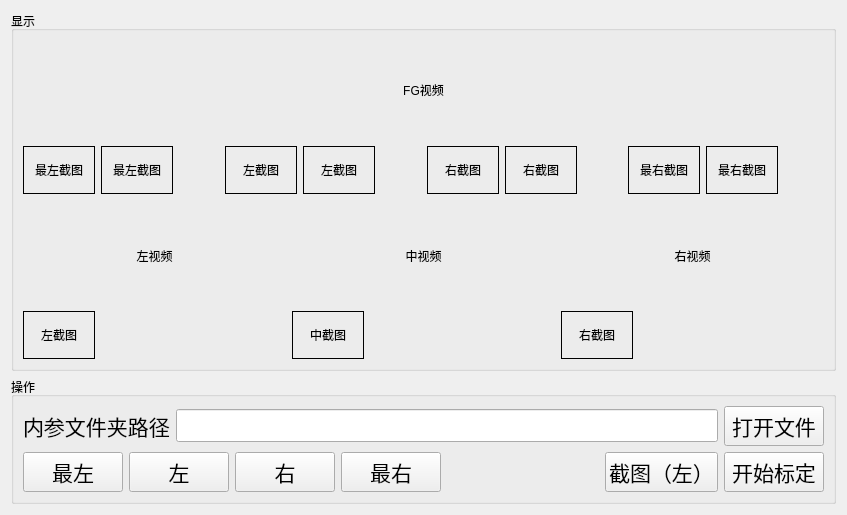
<?xml version="1.0" encoding="UTF-8"?>
<ui version="4.0">
 <class>TabInternalCalibration</class>
 <widget class="QWidget" name="TabInternalCalibration">
  <property name="geometry">
   <rect>
    <x>0</x>
    <y>0</y>
    <width>847</width>
    <height>515</height>
   </rect>
  </property>
  <property name="maximumSize">
   <size>
    <width>1920</width>
    <height>1048</height>
   </size>
  </property>
  <property name="windowTitle">
   <string>内参标定Tab</string>
  </property>
  <layout class="QVBoxLayout" name="verticalLayout_4" stretch="1,0">
   <item>
    <widget class="QGroupBox" name="groupBox_3">
     <property name="title">
      <string>显示</string>
     </property>
     <layout class="QVBoxLayout" name="verticalLayout_7" stretch="0,0,0">
      <item>
       <layout class="QHBoxLayout" name="horizontalLayout_fg">
        <item>
         <layout class="QVBoxLayout" name="verticalLayout_1" stretch="1,0">
          <property name="bottomMargin">
           <number>0</number>
          </property>
          <item>
           <widget class="QLabel" name="label_video_fg">
            <property name="maximumSize">
             <size>
              <width>16777215</width>
              <height>640</height>
             </size>
            </property>
            <property name="text">
             <string>FG视频</string>
            </property>
            <property name="alignment">
             <set>Qt::AlignCenter</set>
            </property>
           </widget>
          </item>
          <item>
           <layout class="QHBoxLayout" name="horizontalLayout_middle_2">
            <item>
             <widget class="QLabel" name="label_img_middle_left_fg_2">
              <property name="minimumSize">
               <size>
                <width>72</width>
                <height>48</height>
               </size>
              </property>
              <property name="frameShape">
               <enum>QFrame::Box</enum>
              </property>
              <property name="text">
               <string>最左截图</string>
              </property>
              <property name="alignment">
               <set>Qt::AlignCenter</set>
              </property>
             </widget>
            </item>
            <item>
             <widget class="QLabel" name="label_img_middle_left_fg_1">
              <property name="minimumSize">
               <size>
                <width>72</width>
                <height>48</height>
               </size>
              </property>
              <property name="frameShape">
               <enum>QFrame::Box</enum>
              </property>
              <property name="text">
               <string>最左截图</string>
              </property>
              <property name="alignment">
               <set>Qt::AlignCenter</set>
              </property>
             </widget>
            </item>
            <item>
             <spacer name="horizontalSpacer_fg_2">
              <property name="orientation">
               <enum>Qt::Horizontal</enum>
              </property>
              <property name="sizeHint" stdset="0">
               <size>
                <width>40</width>
                <height>20</height>
               </size>
              </property>
             </spacer>
            </item>
            <item>
             <widget class="QLabel" name="label_img_left_fg_1">
              <property name="minimumSize">
               <size>
                <width>72</width>
                <height>48</height>
               </size>
              </property>
              <property name="frameShape">
               <enum>QFrame::Box</enum>
              </property>
              <property name="text">
               <string>左截图</string>
              </property>
              <property name="alignment">
               <set>Qt::AlignCenter</set>
              </property>
             </widget>
            </item>
            <item>
             <widget class="QLabel" name="label_img_left_fg_2">
              <property name="minimumSize">
               <size>
                <width>72</width>
                <height>48</height>
               </size>
              </property>
              <property name="frameShape">
               <enum>QFrame::Box</enum>
              </property>
              <property name="text">
               <string>左截图</string>
              </property>
              <property name="alignment">
               <set>Qt::AlignCenter</set>
              </property>
             </widget>
            </item>
            <item>
             <spacer name="horizontalSpacer_fg_1">
              <property name="orientation">
               <enum>Qt::Horizontal</enum>
              </property>
              <property name="sizeHint" stdset="0">
               <size>
                <width>40</width>
                <height>20</height>
               </size>
              </property>
             </spacer>
            </item>
            <item>
             <widget class="QLabel" name="label_img_right_fg_1">
              <property name="minimumSize">
               <size>
                <width>72</width>
                <height>48</height>
               </size>
              </property>
              <property name="frameShape">
               <enum>QFrame::Box</enum>
              </property>
              <property name="text">
               <string>右截图</string>
              </property>
              <property name="alignment">
               <set>Qt::AlignCenter</set>
              </property>
             </widget>
            </item>
            <item>
             <widget class="QLabel" name="label_img_right_fg_2">
              <property name="minimumSize">
               <size>
                <width>72</width>
                <height>48</height>
               </size>
              </property>
              <property name="frameShape">
               <enum>QFrame::Box</enum>
              </property>
              <property name="text">
               <string>右截图</string>
              </property>
              <property name="alignment">
               <set>Qt::AlignCenter</set>
              </property>
             </widget>
            </item>
            <item>
             <spacer name="horizontalSpacer_fg_4">
              <property name="orientation">
               <enum>Qt::Horizontal</enum>
              </property>
              <property name="sizeHint" stdset="0">
               <size>
                <width>40</width>
                <height>20</height>
               </size>
              </property>
             </spacer>
            </item>
            <item>
             <widget class="QLabel" name="label_img_middle_right_fg_2">
              <property name="minimumSize">
               <size>
                <width>72</width>
                <height>48</height>
               </size>
              </property>
              <property name="frameShape">
               <enum>QFrame::Box</enum>
              </property>
              <property name="text">
               <string>最右截图</string>
              </property>
              <property name="alignment">
               <set>Qt::AlignCenter</set>
              </property>
             </widget>
            </item>
            <item>
             <widget class="QLabel" name="label_img_middle_right_fg_1">
              <property name="minimumSize">
               <size>
                <width>72</width>
                <height>48</height>
               </size>
              </property>
              <property name="frameShape">
               <enum>QFrame::Box</enum>
              </property>
              <property name="text">
               <string>最右截图</string>
              </property>
              <property name="alignment">
               <set>Qt::AlignCenter</set>
              </property>
             </widget>
            </item>
            <item>
             <spacer name="horizontalSpacer_fg_3">
              <property name="orientation">
               <enum>Qt::Horizontal</enum>
              </property>
              <property name="sizeHint" stdset="0">
               <size>
                <width>40</width>
                <height>20</height>
               </size>
              </property>
             </spacer>
            </item>
           </layout>
          </item>
         </layout>
        </item>
       </layout>
      </item>
      <item>
       <widget class="QWidget" name="widget" native="true"/>
      </item>
      <item>
       <layout class="QHBoxLayout" name="horizontalLayout_rx5" stretch="0,0,0">
        <item>
         <layout class="QVBoxLayout" name="verticalLayout_5" stretch="1,0">
          <item>
           <widget class="QLabel" name="label_video_left">
            <property name="text">
             <string>左视频</string>
            </property>
            <property name="alignment">
             <set>Qt::AlignCenter</set>
            </property>
           </widget>
          </item>
          <item>
           <layout class="QHBoxLayout" name="horizontalLayout_6">
            <item>
             <widget class="QLabel" name="label_img_left">
              <property name="minimumSize">
               <size>
                <width>72</width>
                <height>48</height>
               </size>
              </property>
              <property name="frameShape">
               <enum>QFrame::Box</enum>
              </property>
              <property name="text">
               <string>左截图</string>
              </property>
              <property name="alignment">
               <set>Qt::AlignCenter</set>
              </property>
             </widget>
            </item>
            <item>
             <spacer name="horizontalSpacer_fg_6">
              <property name="orientation">
               <enum>Qt::Horizontal</enum>
              </property>
              <property name="sizeHint" stdset="0">
               <size>
                <width>40</width>
                <height>20</height>
               </size>
              </property>
             </spacer>
            </item>
           </layout>
          </item>
         </layout>
        </item>
        <item>
         <layout class="QVBoxLayout" name="verticalLayout_2" stretch="1,0">
          <item>
           <widget class="QLabel" name="label_video_middle">
            <property name="text">
             <string>中视频</string>
            </property>
            <property name="alignment">
             <set>Qt::AlignCenter</set>
            </property>
           </widget>
          </item>
          <item>
           <layout class="QHBoxLayout" name="horizontalLayout_middle">
            <item>
             <widget class="QLabel" name="label_img_middle">
              <property name="minimumSize">
               <size>
                <width>72</width>
                <height>48</height>
               </size>
              </property>
              <property name="frameShape">
               <enum>QFrame::Box</enum>
              </property>
              <property name="text">
               <string>中截图</string>
              </property>
              <property name="alignment">
               <set>Qt::AlignCenter</set>
              </property>
             </widget>
            </item>
            <item>
             <spacer name="horizontalSpacer_2">
              <property name="orientation">
               <enum>Qt::Horizontal</enum>
              </property>
              <property name="sizeHint" stdset="0">
               <size>
                <width>40</width>
                <height>20</height>
               </size>
              </property>
             </spacer>
            </item>
           </layout>
          </item>
         </layout>
        </item>
        <item>
         <layout class="QVBoxLayout" name="verticalLayout_6" stretch="1,0">
          <item>
           <widget class="QLabel" name="label_video_right">
            <property name="text">
             <string>右视频</string>
            </property>
            <property name="alignment">
             <set>Qt::AlignCenter</set>
            </property>
           </widget>
          </item>
          <item>
           <layout class="QHBoxLayout" name="horizontalLayout_middle_3">
            <item>
             <widget class="QLabel" name="label_img_right">
              <property name="minimumSize">
               <size>
                <width>72</width>
                <height>48</height>
               </size>
              </property>
              <property name="frameShape">
               <enum>QFrame::Box</enum>
              </property>
              <property name="text">
               <string>右截图</string>
              </property>
              <property name="alignment">
               <set>Qt::AlignCenter</set>
              </property>
             </widget>
            </item>
            <item>
             <spacer name="horizontalSpacer_fg_5">
              <property name="orientation">
               <enum>Qt::Horizontal</enum>
              </property>
              <property name="sizeHint" stdset="0">
               <size>
                <width>40</width>
                <height>20</height>
               </size>
              </property>
             </spacer>
            </item>
            <item>
             <widget class="QLabel" name="label_2">
              <property name="text">
               <string/>
              </property>
             </widget>
            </item>
           </layout>
          </item>
         </layout>
        </item>
       </layout>
      </item>
     </layout>
    </widget>
   </item>
   <item>
    <widget class="QGroupBox" name="groupBox_2">
     <property name="title">
      <string>操作</string>
     </property>
     <layout class="QVBoxLayout" name="verticalLayout">
      <item>
       <layout class="QHBoxLayout" name="horizontalLayout" stretch="0,1,0">
        <item>
         <widget class="QLabel" name="label">
          <property name="font">
           <font>
            <pointsize>16</pointsize>
           </font>
          </property>
          <property name="text">
           <string>内参文件夹路径</string>
          </property>
         </widget>
        </item>
        <item>
         <widget class="QLineEdit" name="lineEdit_internal_file_path">
          <property name="font">
           <font>
            <pointsize>16</pointsize>
           </font>
          </property>
         </widget>
        </item>
        <item>
         <widget class="QPushButton" name="pushButton_set_internal_file_path">
          <property name="minimumSize">
           <size>
            <width>100</width>
            <height>40</height>
           </size>
          </property>
          <property name="font">
           <font>
            <pointsize>16</pointsize>
           </font>
          </property>
          <property name="text">
           <string>打开文件</string>
          </property>
         </widget>
        </item>
       </layout>
      </item>
      <item>
       <layout class="QHBoxLayout" name="horizontalLayout_2">
        <item>
         <widget class="QPushButton" name="pushButton_midleft_play">
          <property name="minimumSize">
           <size>
            <width>100</width>
            <height>40</height>
           </size>
          </property>
          <property name="font">
           <font>
            <pointsize>16</pointsize>
           </font>
          </property>
          <property name="text">
           <string>最左</string>
          </property>
         </widget>
        </item>
        <item>
         <widget class="QPushButton" name="pushButton_left_play">
          <property name="minimumSize">
           <size>
            <width>100</width>
            <height>40</height>
           </size>
          </property>
          <property name="font">
           <font>
            <pointsize>16</pointsize>
           </font>
          </property>
          <property name="text">
           <string>左</string>
          </property>
         </widget>
        </item>
        <item>
         <widget class="QPushButton" name="pushButton_right_play">
          <property name="minimumSize">
           <size>
            <width>100</width>
            <height>40</height>
           </size>
          </property>
          <property name="font">
           <font>
            <pointsize>16</pointsize>
           </font>
          </property>
          <property name="text">
           <string>右</string>
          </property>
         </widget>
        </item>
        <item>
         <widget class="QPushButton" name="pushButton_midright_play">
          <property name="minimumSize">
           <size>
            <width>100</width>
            <height>40</height>
           </size>
          </property>
          <property name="font">
           <font>
            <pointsize>16</pointsize>
           </font>
          </property>
          <property name="text">
           <string>最右</string>
          </property>
         </widget>
        </item>
        <item>
         <spacer name="horizontalSpacer">
          <property name="orientation">
           <enum>Qt::Horizontal</enum>
          </property>
          <property name="sizeHint" stdset="0">
           <size>
            <width>40</width>
            <height>20</height>
           </size>
          </property>
         </spacer>
        </item>
        <item>
         <widget class="QPushButton" name="pushButton_screenshot">
          <property name="minimumSize">
           <size>
            <width>100</width>
            <height>40</height>
           </size>
          </property>
          <property name="font">
           <font>
            <pointsize>16</pointsize>
           </font>
          </property>
          <property name="text">
           <string>截图（左）</string>
          </property>
         </widget>
        </item>
        <item>
         <widget class="QPushButton" name="pushButton_start">
          <property name="minimumSize">
           <size>
            <width>100</width>
            <height>40</height>
           </size>
          </property>
          <property name="font">
           <font>
            <pointsize>16</pointsize>
           </font>
          </property>
          <property name="text">
           <string>开始标定</string>
          </property>
         </widget>
        </item>
       </layout>
      </item>
     </layout>
    </widget>
   </item>
  </layout>
 </widget>
 <resources/>
 <connections/>
</ui>
